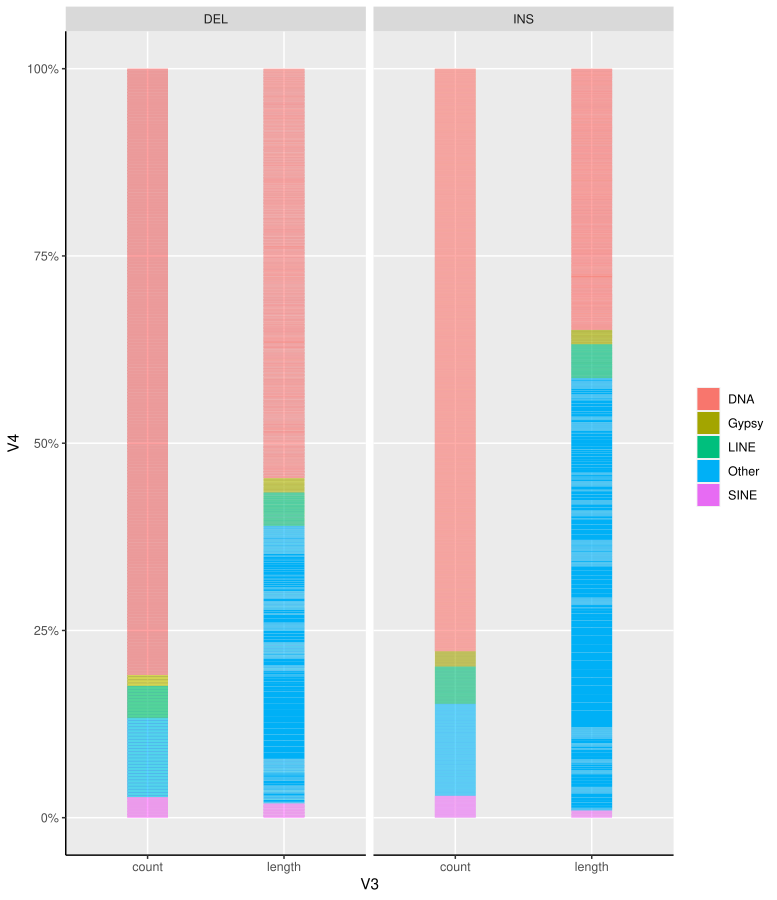

Recreate this plot in R.
library(ggplot2)
setwd("C:/Users/diggers/Desktop/项目文档/ABBA/f4")
d <- read.table("data2.xls",check.names = F,header = F)
ggplot(d,aes(x=V3,y=V4,fill=V2)) + geom_bar(position="fill", stat = "identity" ,width = 0.3) + scale_y_continuous(labels = scales::percent) + facet_grid(.~V1) + theme(panel.border = element_blank(),panel.grid.minor = element_blank(),axis.line = element_line(colour = "black")) + scale_colour_manual(values =c("#ff9d72","#6155a6","#5aa469")) + theme(legend.title=element_blank(),legend.background=element_blank())
